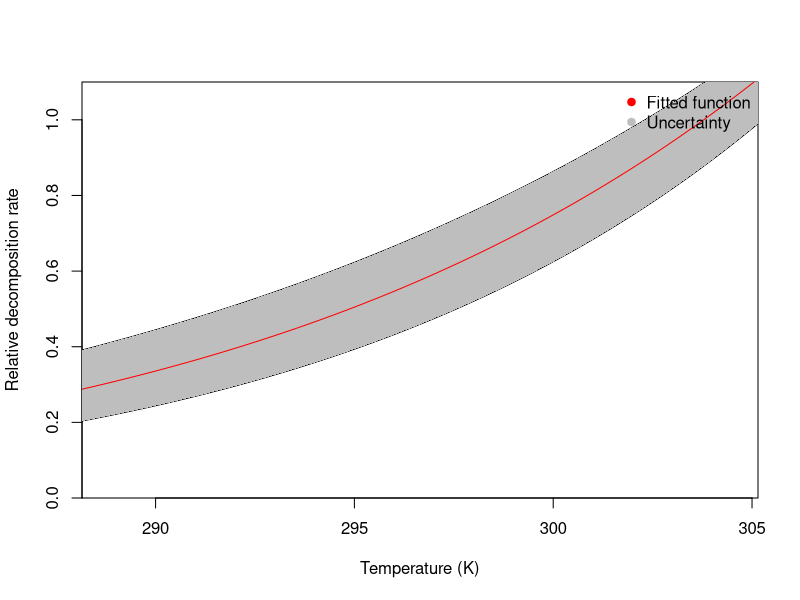
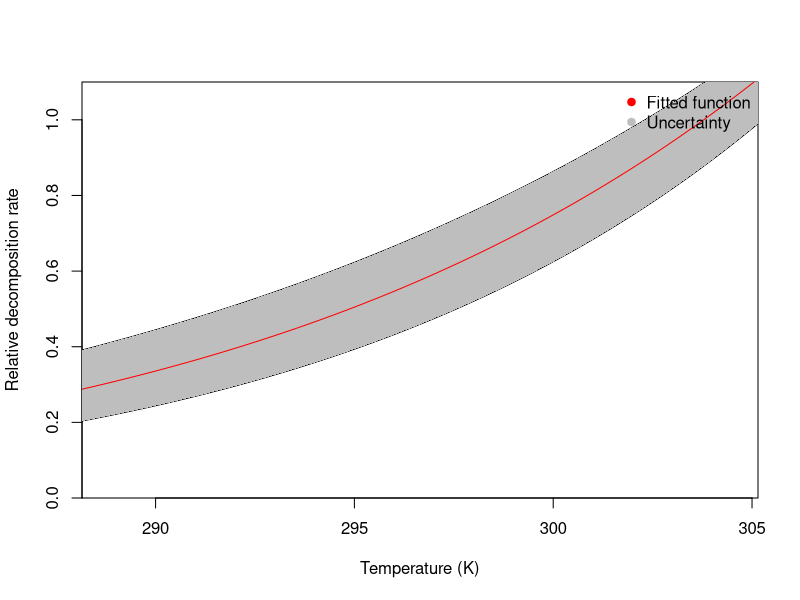

The R script that drew these images, in order:
# Library
library(minpack.lm)
library(readxl)
library(tidyverse)

# Working directory
setwd('/supplementary/figureS8') # set your working directory

data <- read_excel("co2_temperature.xlsx")

data <- data %>% 
  select(T, CO2, Treatment, Replica)

data <- data %>%
  mutate(CO2 = CO2*0.000001*12.01*86400) %>%
  mutate(T = T + 273.15) %>%
  mutate(CO2 = log(CO2)) %>%
  mutate(T = -1/(8.314*T))

pre_exponential <- c()
energy_activation <- c()

for (i in unique(data$Treatment)){
  
  subset <- data %>%
    filter(Treatment == i)
  
  for (j in unique(subset$Replica)){
    
    subset_2 <- subset %>%
      filter(Replica == j)
    
    model <- lm(I(CO2) ~ T, data=subset_2)
    
    pre_exponential <- c(pre_exponential, model$coefficients[1])
    energy_activation <- c(energy_activation, model$coefficients[2])
    
  }
  
}

ea <- mean(energy_activation)

data <- read_excel("co2_temperature.xlsx")

ea <- 58000

ea1 <- 48000
ea2 <- 68000

x <- seq(288.15, 305.15, 0.1)

tiff("figureS8.tiff", units = 'in', width = 7, height = 5, res = 700)

plot(x, exp(-ea/(8.314*x))*0.99/(exp(-ea/(8.314*303.65))), xlab = "Temperature (K)", ylab = "Relative decomposition rate", type = 'l', col = "red", ylim = c(0, 1.1), xaxs="i", yaxs="i")
lines(x, exp(-ea1/(8.314*x))*0.99/(exp(-ea1/(8.314*302.15))), col="black", type="l")
lines(x, exp(-ea2/(8.314*x))*0.99/(exp(-ea2/(8.314*305.15))), col="black", type="l")

x_combined <- c(x, rev(x))
y_combined <- c(exp(-ea2/(8.314*x))*0.99/(exp(-ea2/(8.314*305.15))), rev(exp(-ea1/(8.314*x))*0.99/(exp(-ea1/(8.314*302.15)))))
polygon(x_combined, y_combined, col="grey", border=NA)

lines(x, exp(-ea/(8.314*x))*0.99/(exp(-ea/(8.314*303.65))), col="red", type="l")

legend("topright", legend=c("Fitted function", "Uncertainty"), pch=19, col=c("red", "grey"), bty="n")

plot(x, exp(-ea/(8.314*x))*0.99/(exp(-ea/(8.314*303.65))), xlab = "Temperature (K)", ylab = "Relative decomposition rate", type = 'l', col = "red", ylim = c(0, 1.1), xaxs="i", yaxs="i")
lines(x, exp(-ea1/(8.314*x))*0.99/(exp(-ea1/(8.314*302.15))), col="black", type="l")
lines(x, exp(-ea2/(8.314*x))*0.99/(exp(-ea2/(8.314*305.15))), col="black", type="l")

x_combined <- c(x, rev(x))
y_combined <- c(exp(-ea2/(8.314*x))*0.99/(exp(-ea2/(8.314*305.15))), rev(exp(-ea1/(8.314*x))*0.99/(exp(-ea1/(8.314*302.15)))))
polygon(x_combined, y_combined, col="grey", border=NA)

lines(x, exp(-ea/(8.314*x))*0.99/(exp(-ea/(8.314*303.65))), col="red", type="l")

legend("topright", legend=c("Fitted function", "Uncertainty"), pch=19, col=c("red", "grey"), bty="n")
